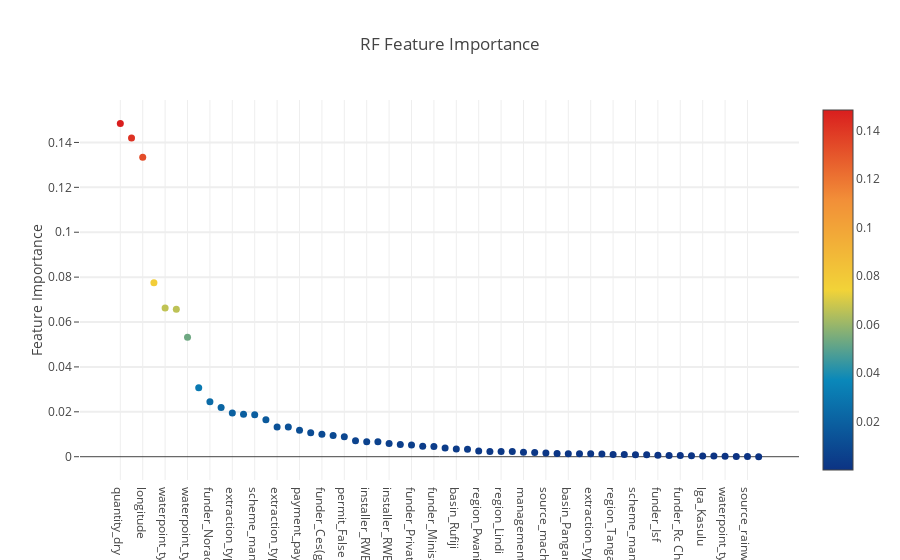

The code cell stored with this chart in its notebook:
### Code cell
import plotly.offline as py
py.init_notebook_mode(connected=True)
import plotly.graph_objs as go
import plotly.tools as tls

# Scatter plot 
trace = go.Scatter(
    y = RF_feature_dataframe_no_zeros['RF_feature_importances'].values,
    x = RF_feature_dataframe_no_zeros['features'].values,
    mode='markers',
    marker=dict(
        sizemode = 'diameter',
        sizeref = 1,
        size = 7,
        color = RF_feature_dataframe_no_zeros['RF_feature_importances'].values,
        colorscale='Portland',
        showscale=True
    ),
    text = RF_feature_dataframe_no_zeros['features'].values
)
data = [trace]

layout= go.Layout(
    autosize= True,
    title= 'RF Feature Importance',
    hovermode= 'closest',
    yaxis=dict(
        title= 'Feature Importance',
        ticklen= 5,
        gridwidth= 2
    ),
    showlegend= False
)
fig = go.Figure(data=data, layout=layout)
py.iplot(fig,filename='scatter2010')

### Figure 1 — Plotly figure (JSON) as saved in the notebook; plotly's stock layout.template omitted (floating-point values rounded to 4 significant figures)
{"data": [{"marker": {"color": [0.1485, 0.142, 0.1335, 0.07754, 0.06623, 0.06571, 0.0532, 0.03077, 0.02453, 0.02193, 0.01952, 0.0189, 0.01867, 0.01644, 0.0132, 0.0132, 0.01182, 0.0107, 0.01006, 0.009502, 0.008871, 0.007134, 0.00671, 0.006659, 0.005916, 0.0054, 0.005186, 0.004612, 0.004498, 0.003857, 0.00347, 0.003371, 0.002569, 0.00237, 0.002364, 0.002287, 0.001954, 0.001855, 0.001699, 0.001394, 0.001354, 0.001313, 0.001264, 0.001182, 0.001, 0.0009568, 0.0008667, 0.0008418, 0.0006594, 0.0005273, 0.0005162, 0.0003978, 0.000323, 0.0003109, 0.0001792, 0.0001445, 0.0001192, 3.791e-05], "colorscale": "Portland", "showscale": true, "size": 7, "sizemode": "diameter", "sizeref": 1}, "mode": "markers", "text": ["quantity_dry", "waterpoint_type_other", "longitude", "basin_Lake Tanganyika", "waterpoint_type_communal standpipe", "quantity_enough", "waterpoint_type_communal standpipe multiple", "region_Kigoma", "funder_Norad", "lga_Kigoma Rural", "extraction_type_class_handpump", "quantity_insufficient", "scheme_management_Water Board", "scheme_management_Water authority", "extraction_type_class_gravity", "installer_CES", "payment_pay monthly", "installer_Central govt", "funder_Ces(gmbh)", "region_Arusha", "permit_False", "basin_Lake Victoria", "installer_RWE", "lga_Rorya", "installer_RWE/DWE", "extraction_type_class_other", "funder_Private Individual", "lga_Manyoni", "funder_Ministry Of Water", "region_Iringa", "basin_Rufiji", "lga_Same", "region_Pwani", "region_Kilimanjaro", "region_Lindi", "source_spring", "management_group_commercial", "scheme_management_VWC", "source_machine dbh", "source_river", "basin_Pangani", "installer_MTN", "extraction_type_class_submersible", "lga_Rufiji", "region_Tanga", "region_Dar es Salaam", "scheme_management_WUG", "quality_group_salty", "funder_Isf", "lga_Moshi Rural", "funder_Rc Church", "region_Mara", "lga_Kasulu", "installer_Government", "waterpoint_type_hand pump", "payment_pay per bucket", "source_rainwater harvesting", "basin_Lake Nyasa"], "type": "scatter", "x": ["quantity_dry", "waterpoint_type_other", "longitude", "basin_Lake Tanganyika", "waterpoint_type_communal standpipe", "quantity_enough", "waterpoint_type_communal standpipe multiple", "region_Kigoma", "funder_Norad", "lga_Kigoma Rural", "extraction_type_class_handpump", "quantity_insufficient", "scheme_management_Water Board", "scheme_management_Water authority", "extraction_type_class_gravity", "installer_CES", "payment_pay monthly", "installer_Central govt", "funder_Ces(gmbh)", "region_Arusha", "permit_False", "basin_Lake Victoria", "installer_RWE", "lga_Rorya", "installer_RWE/DWE", "extraction_type_class_other", "funder_Private Individual", "lga_Manyoni", "funder_Ministry Of Water", "region_Iringa", "basin_Rufiji", "lga_Same", "region_Pwani", "region_Kilimanjaro", "region_Lindi", "source_spring", "management_group_commercial", "scheme_management_VWC", "source_machine dbh", "source_river", "basin_Pangani", "installer_MTN", "extraction_type_class_submersible", "lga_Rufiji", "region_Tanga", "region_Dar es Salaam", "scheme_management_WUG", "quality_group_salty", "funder_Isf", "lga_Moshi Rural", "funder_Rc Church", "region_Mara", "lga_Kasulu", "installer_Government", "waterpoint_type_hand pump", "payment_pay per bucket", "source_rainwater harvesting", "basin_Lake Nyasa"], "y": [0.1485, 0.142, 0.1335, 0.07754, 0.06623, 0.06571, 0.0532, 0.03077, 0.02453, 0.02193, 0.01952, 0.0189, 0.01867, 0.01644, 0.0132, 0.0132, 0.01182, 0.0107, 0.01006, 0.009502, 0.008871, 0.007134, 0.00671, 0.006659, 0.005916, 0.0054, 0.005186, 0.004612, 0.004498, 0.003857, 0.00347, 0.003371, 0.002569, 0.00237, 0.002364, 0.002287, 0.001954, 0.001855, 0.001699, 0.001394, 0.001354, 0.001313, 0.001264, 0.001182, 0.001, 0.0009568, 0.0008667, 0.0008418, 0.0006594, 0.0005273, 0.0005162, 0.0003978, 0.000323, 0.0003109, 0.0001792, 0.0001445, 0.0001192, 3.791e-05]}], "layout": {"autosize": true, "hovermode": "closest", "showlegend": false, "title": "RF Feature Importance", "yaxis": {"gridwidth": 2, "ticklen": 5, "title": "Feature Importance"}}}
